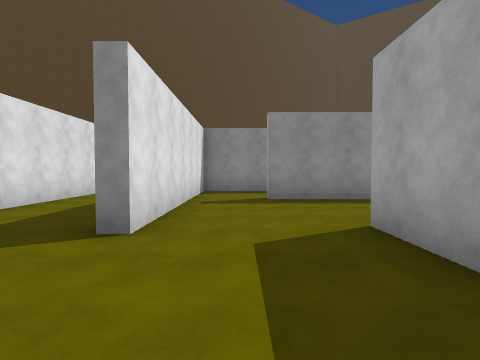
View 1 (above)

24 first-person views from a walk through a 3-D level made in the Unity game engine. The camera is 1.4 m above the floor, tilts 2° down and sees 80° across. The floor is counted in squares, 2 m on a side. Each view is taken from the middle of a square. On the plan, view 1 faces up. The plan holds only what a view shows up to about 10 squares ahead; the rest is blank. The place goes on beyond the plan. The player is left out. Some animated figures are not drawn.

View 2
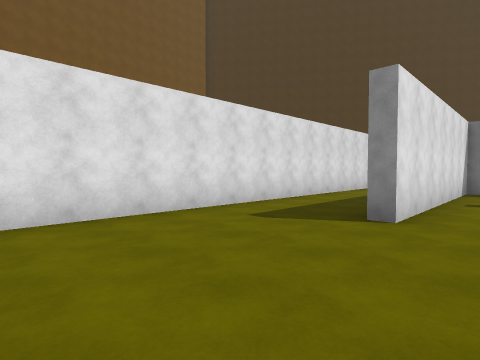

View 3
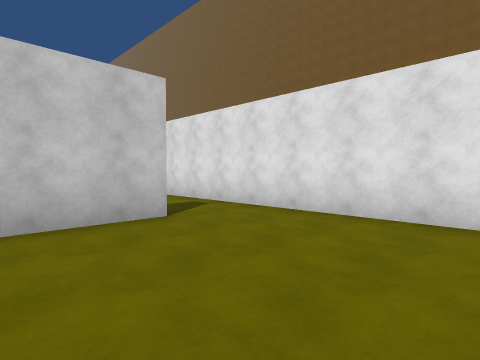

View 4
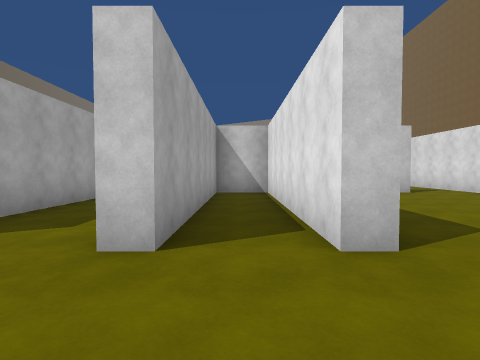

View 5
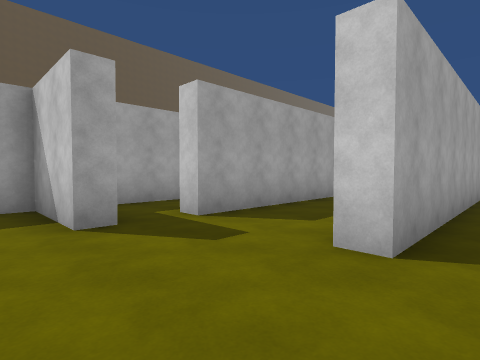

View 6
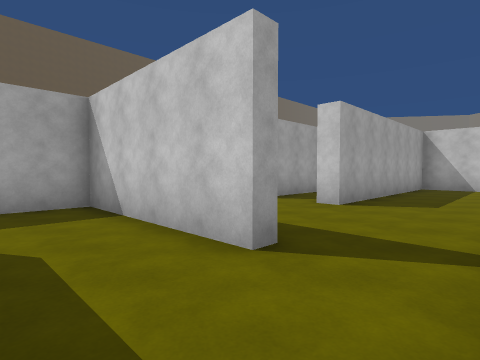

View 7
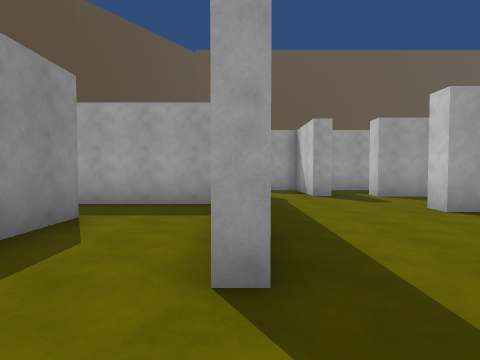

View 8
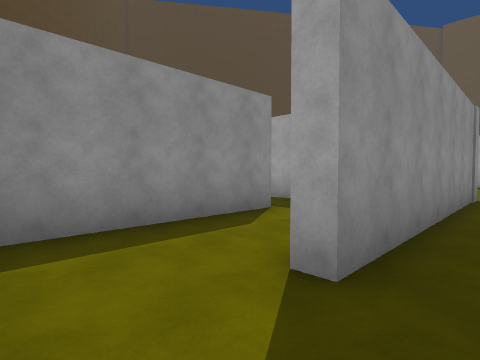

View 9
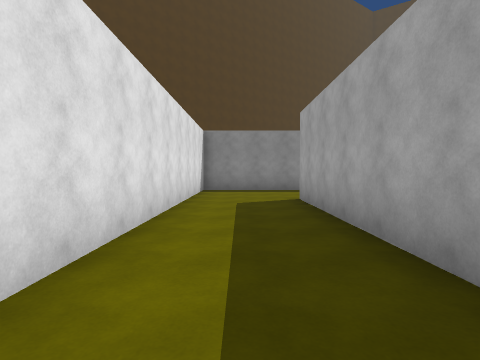

View 10
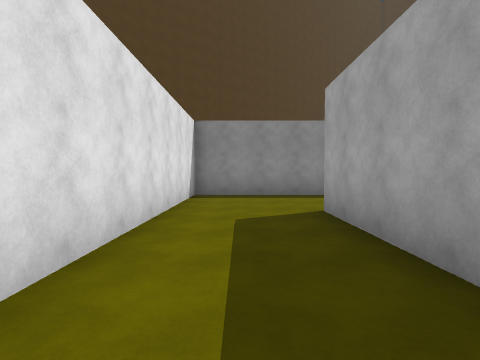

View 11
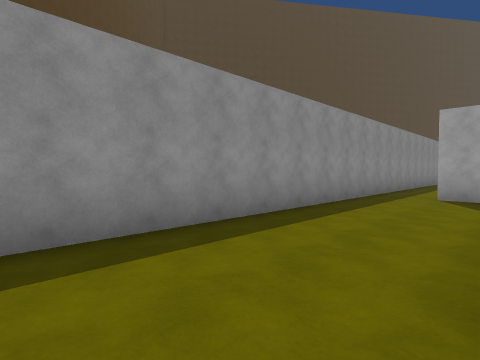

View 12
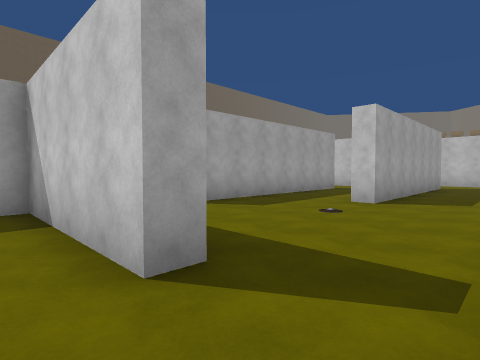

View 13
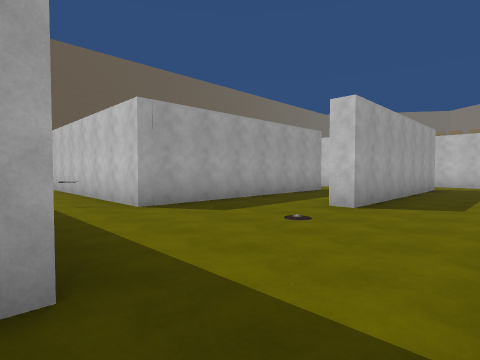

View 14
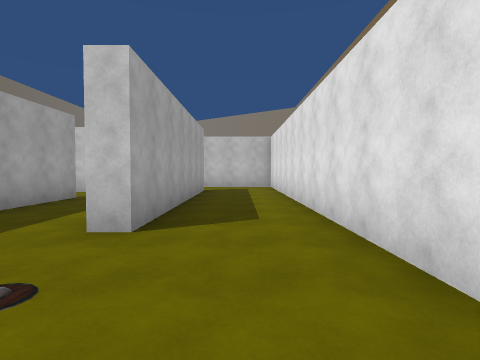

View 15
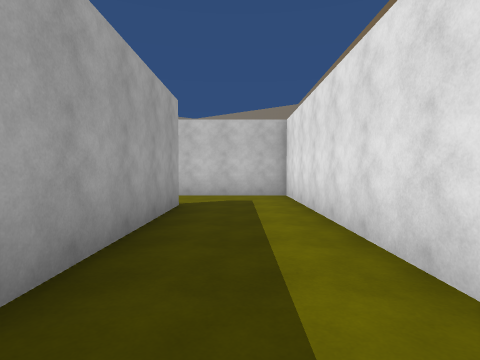

View 16
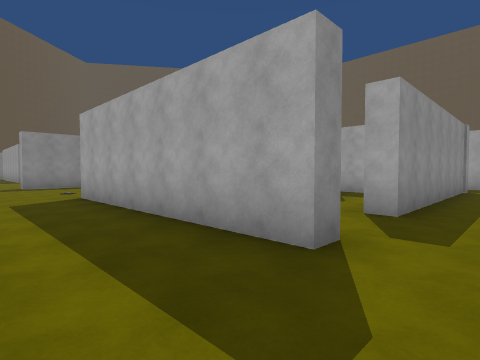

View 17
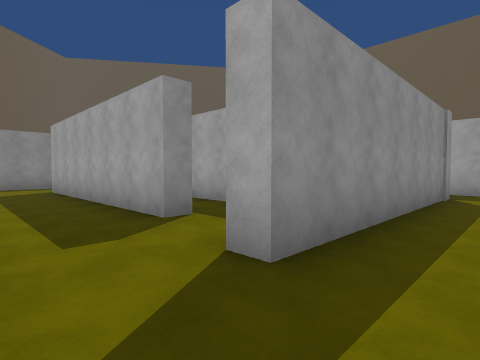

View 18
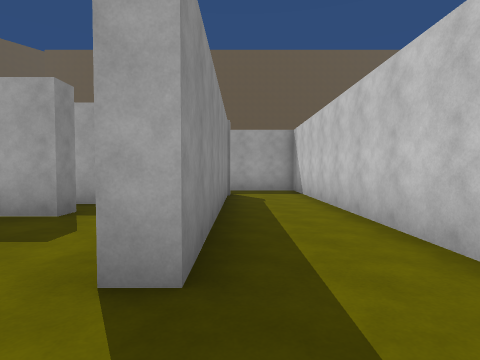

View 19
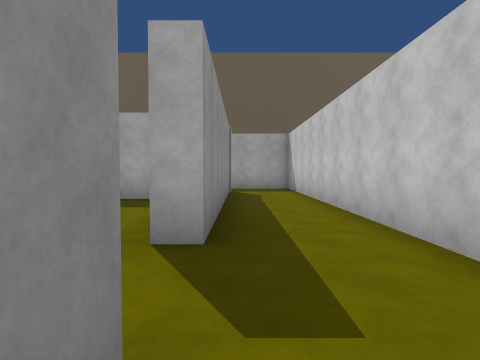

View 20
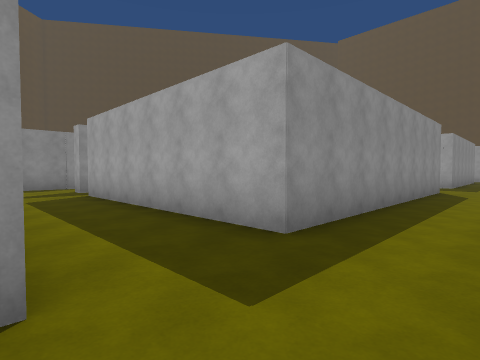

View 21
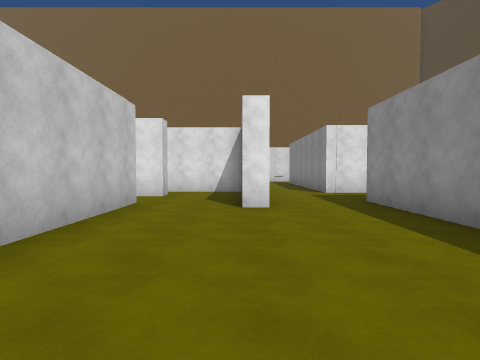

View 22
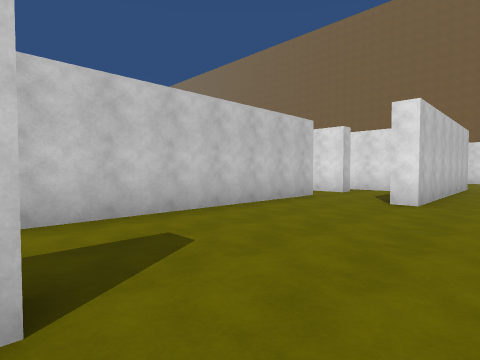

View 23
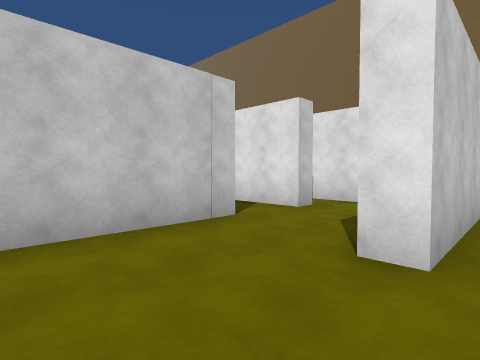

View 24
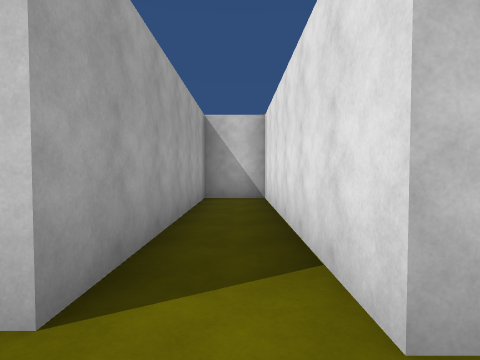

### Floor plan
Ten units are one square. View 1 is at (0, 0); x grows to the right and y downward. Boxes are objects, and circles mark ways between rooms. Rooms are numbered by the first view taken in them; rooms with no view inside come last. Other rooms are left out.
<svg viewBox="-48 -135 198 308">
<path fill="none" stroke="#000" d="M-16 -46 -16 -100M-12 -75 -12 -31 -16 -31M66 -45 66 -50 75 -50M49 -95 49 -115M66 -34 71 -34M75 -68 7 -68 7 -72M-23 28 16 28 16 -36 21 -36 21 28 37 28 37 -36 42 -36M56 -130 -43 -130 -43 24M7 -72 45 -72M32 -94 -12 -94 -12 -75M49 -75 49 -95M5 34 0 34M-23 34 -23 28M18 123 12 123 12 55 77 55M-43 24 -43 168 -16 168M42 20 42 34 30 34M7 147 7 141M-18 147 -18 82 -12 82M76 32 66 32 66 -34M75 147 7 147M-12 147 -18 147M-16 168 89 168 89 145M77 55 77 60M145 32 76 32M69 82 135 82M54 82 54 142 69 142 69 82M48 82 54 82M38 68 38 88M39 123 33 123M49 129 49 116"/>
<rect x="15" y="35" width="10" height="10" fill="#bbb"><title>other object</title></rect>
<circle cx="-5" cy="-70" r="3" fill="#2a7"/>
<circle cx="40" cy="-100" r="3" fill="#2a7"/>
<circle cx="-35" cy="30" r="3" fill="#2a7"/>
<circle cx="55" cy="-30" r="3" fill="#2a7"/>
<circle cx="-20" cy="155" r="3" fill="#2a7"/>
<circle cx="-5" cy="140" r="3" fill="#2a7"/>
<circle cx="70" cy="45" r="3" fill="#2a7"/>
<circle cx="70" cy="75" r="3" fill="#2a7"/>
<circle cx="50" cy="75" r="3" fill="#2a7"/>
<text x="0" y="-50">1</text>
<text x="10" y="-90">2</text>
<text x="0" y="70">3</text>
<text x="40" y="150">4</text>
<text x="110" y="60">5</text>
<text x="60" y="90">6</text>
<text x="40" y="90">7</text>
</svg>
Room 1 opens to room 2. Room 1 opens to room 3. Room 3 opens to room 4. Room 3 opens to room 5. Room 5 opens to room 6. Room 6 opens to room 7.

Where each view was taken, in squares from view 1:
view 1: 0 up, 0 right, facing up
view 2: 1 down, 0 right, facing up-left
view 3: 1 up, 0 right, facing down-left
view 4: 6 up, 3 right, facing down
view 5: 6 up, 3 right, facing down-right
view 6: 9 up, 1 left, facing down-right
view 7: 7 up, 1 left, facing right
view 8: 6 up, 1 left, facing up-right
view 9: 3 up, 3 left, facing up
view 10: 5 up, 3 left, facing up
view 11: 10 up, 3 left, facing up-right
view 12: 2 down, 4 left, facing down-right
view 13: 3 down, 4 left, facing down-right
view 14: 5 down, 3 left, facing down
view 15: 9 down, 3 left, facing down
view 16: 16 down, 4 left, facing up-right
view 17: 16 down, 1 left, facing up-right
view 18: 15 down, 1 left, facing right
view 19: 15 down, 2 left, facing right
view 20: 5 down, 4 right, facing up-right
view 21: 6 down, 13 right, facing left
view 22: 4 down, 14 right, facing down-left
view 23: 5 down, 10 right, facing down-left
view 24: 7 down, 6 right, facing down
